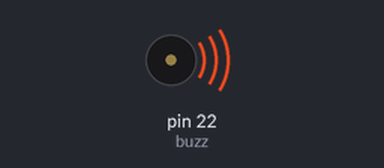
Recording of a sketch running on a simulated Arduino Mega 2560, built with avr-gcc and run on an emulated ATmega2560. On the bench: buzzer (waves = sounding).

Above: at 0.2 s.
At 8.7 s:
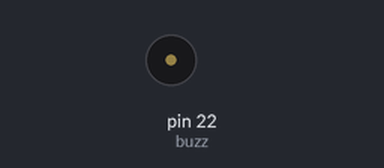
Timing chart, 0 to 9.1 s (numbered marks = the images above):
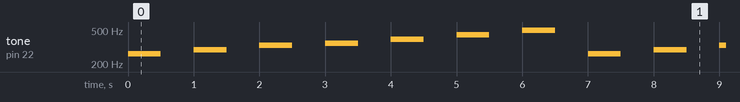

The sketch:

5._Passive_Buzzer.ino
```cpp
int Do = 262; //FREQUENCIES
int Re = 294;
int Mi = 330;
int Fa= 349;
int Sol = 392;
int La = 440;
int Si = 494;
int Do2 = 524;

int buzz = 22; //PIN

void setup()
{
  pinMode(buzz,OUTPUT);
}

void loop()
{
  int wait = 500;

  tone(buzz, Do, wait);
  delay(1000);

  tone(buzz, Re, wait);
  delay(1000);

  tone(buzz, Mi, wait);
  delay(1000);

  tone(buzz, Fa, wait);
  delay(1000);

  tone(buzz, Sol, wait);
  delay(1000);

  tone(buzz, La, wait);
  delay(1000);

  tone(buzz, Si, wait);
  delay(1000);

  tone(buzz, Do2, wait);
  noTone(buzz);}
```

Measured:
- by itself, tone on pin 22 (buzz): repeats every 7.0 s: silent 0.50 s, 294 Hz 0.50 s, silent 0.50 s, 330 Hz 0.50 s, silent 0.50 s, 349 Hz 0.50 s, silent 0.50 s, 392 Hz 0.50 s, silent 0.50 s, 440 Hz 0.50 s, silent 0.50 s, 494 Hz 0.50 s, silent 0.50 s, 262 Hz 0.50 s
